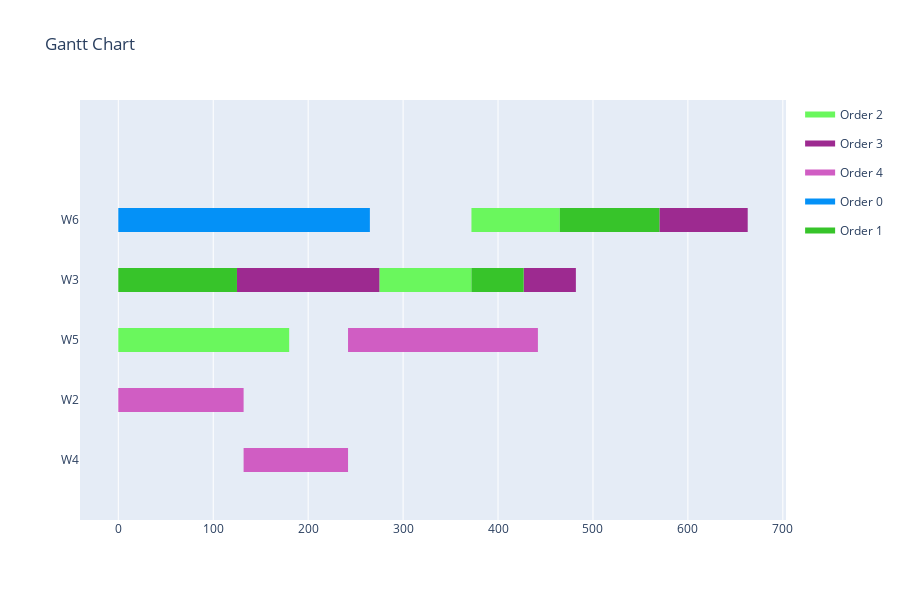

The notebook cell this image was saved under:
### Code cell
def is_first(jobs, index): # check if job is the first in it's order sequence
    return jobs[index][2] == 0 or order_for_index[jobs[index][2]-1] != order_for_index[jobs[index][2]]
durations = []
for i in range(len(assignments)):
    durations.append(duration_lookup_table[operations[i]][assignments[i]])

w = dict()
for i in range(len(assignments)):
    if assignments[i] not in w:
        w[assignments[i]] = []
    w[assignments[i]].append([solution[i], solution[i]+durations[i], i]) #<start, end, index>
import copy
new_solution = copy.deepcopy(solution)
changes_made = True
while changes_made:
    changes_made = False
    for workstation in w.keys():
        sorted_jobs = sorted(w[workstation], key=lambda x: x[0])
        for i in range(len(sorted_jobs)):
            shift = 0
            if is_first(sorted_jobs, i):
                if i == 0: # start at 0
                    shift = sorted_jobs[i][0] 
                    sorted_jobs[i][0] -= shift
                    sorted_jobs[i][1] -= shift                  
                else: # there are other jobs on this workstation before this one
                    shift = sorted_jobs[i][0] - sorted_jobs[i-1][1] # move it back to where the previous job stopped
                    sorted_jobs[i][0] -= shift
                    sorted_jobs[i][1] -= shift
            else: # find end of previous job in sequence + end of job previous on the workstation -> move to closer one
                prev_end = new_solution[sorted_jobs[i][2]-1] + durations[sorted_jobs[i][2]-1]
                prev_shift = sorted_jobs[i][0] - prev_end
                if i == 0: # no previous jobs on this workstation
                    shift = prev_shift
                    sorted_jobs[i][0] -= shift
                    sorted_jobs[i][1] -= shift
                else:
                    shift = sorted_jobs[i][0] - sorted_jobs[i-1][1] # move it back to where the previous job stopped
                    if prev_shift < shift:
                        shift = prev_shift
                    sorted_jobs[i][0] -= shift
                    sorted_jobs[i][1] -= shift
            new_solution[sorted_jobs[i][2]] = sorted_jobs[i][0] # update new start points
            changes_made = changes_made or shift != 0
print(new_solution)
print(f'Makespan: {abs(fitness_function_time_slots(new_solution, 0)) - 1}')
data = []
for i in range(len(operations)):
    data.append([assignments[i], operations[i], new_solution[i], durations[i]])
visualize(data)

### Figure 1 — Plotly figure (JSON) as saved in the notebook; plotly's stock layout.template omitted (floating-point values rounded to 4 significant figures)
{"data": [{"fill": "toself", "fillcolor": "rgb(106, 247, 93)", "hoverinfo": "name", "legendgroup": "rgb(106, 247, 93)", "mode": "none", "name": "Order 2", "type": "scatter", "x": [0, 180, 180, 0, 0, 275, 372, 372, 275, 275, 372, 465, 465, 372], "y": [1.8, 1.8, 2.2, 2.2, null, 2.8, 2.8, 3.2, 3.2, null, 3.8, 3.8, 4.2, 4.2]}, {"fill": "toself", "fillcolor": "rgb(157, 42, 144)", "hoverinfo": "name", "legendgroup": "rgb(157, 42, 144)", "mode": "none", "name": "Order 3", "type": "scatter", "x": [125, 275, 275, 125, 125, 427, 482, 482, 427, 427, 570, 663, 663, 570], "y": [2.8, 2.8, 3.2, 3.2, null, 2.8, 2.8, 3.2, 3.2, null, 3.8, 3.8, 4.2, 4.2]}, {"fill": "toself", "fillcolor": "rgb(208, 93, 195)", "hoverinfo": "name", "legendgroup": "rgb(208, 93, 195)", "mode": "none", "name": "Order 4", "type": "scatter", "x": [0, 132, 132, 0, 0, 132, 242, 242, 132, 132, 242, 442, 442, 242], "y": [0.8, 0.8, 1.2, 1.2, null, -0.2, -0.2, 0.2, 0.2, null, 1.8, 1.8, 2.2, 2.2]}, {"fill": "toself", "fillcolor": "rgb(4, 145, 247)", "hoverinfo": "name", "legendgroup": "rgb(4, 145, 247)", "mode": "none", "name": "Order 0", "type": "scatter", "x": [0, 133, 133, 0, 0, 133, 180, 180, 133, 133, 180, 265, 265, 180], "y": [3.8, 3.8, 4.2, 4.2, null, 3.8, 3.8, 4.2, 4.2, null, 3.8, 3.8, 4.2, 4.2]}, {"fill": "toself", "fillcolor": "rgb(55, 196, 42)", "hoverinfo": "name", "legendgroup": "rgb(55, 196, 42)", "mode": "none", "name": "Order 1", "type": "scatter", "x": [0, 125, 125, 0, 0, 372, 427, 427, 372, 372, 465, 570, 570, 465], "y": [2.8, 2.8, 3.2, 3.2, null, 2.8, 2.8, 3.2, 3.2, null, 3.8, 3.8, 4.2, 4.2]}, {"legendgroup": "rgb(106, 247, 93)", "marker": {"color": "rgb(106, 247, 93)", "opacity": 0, "size": 1}, "mode": "markers", "name": "", "showlegend": false, "text": [null, null, null, null, null, null], "type": "scatter", "x": [0, 180, 275, 372, 372, 465], "y": [2, 2, 3, 3, 4, 4]}, {"legendgroup": "rgb(157, 42, 144)", "marker": {"color": "rgb(157, 42, 144)", "opacity": 0, "size": 1}, "mode": "markers", "name": "", "showlegend": false, "text": [null, null, null, null, null, null], "type": "scatter", "x": [125, 275, 427, 482, 570, 663], "y": [3, 3, 3, 3, 4, 4]}, {"legendgroup": "rgb(208, 93, 195)", "marker": {"color": "rgb(208, 93, 195)", "opacity": 0, "size": 1}, "mode": "markers", "name": "", "showlegend": false, "text": [null, null, null, null, null, null], "type": "scatter", "x": [0, 132, 132, 242, 242, 442], "y": [1, 1, 0, 0, 2, 2]}, {"legendgroup": "rgb(4, 145, 247)", "marker": {"color": "rgb(4, 145, 247)", "opacity": 0, "size": 1}, "mode": "markers", "name": "", "showlegend": false, "text": [null, null, null, null, null, null], "type": "scatter", "x": [0, 133, 133, 180, 180, 265], "y": [4, 4, 4, 4, 4, 4]}, {"legendgroup": "rgb(55, 196, 42)", "marker": {"color": "rgb(55, 196, 42)", "opacity": 0, "size": 1}, "mode": "markers", "name": "", "showlegend": false, "text": [null, null, null, null, null, null], "type": "scatter", "x": [0, 125, 372, 427, 465, 570], "y": [3, 3, 3, 3, 4, 4]}], "layout": {"height": 600, "hovermode": "closest", "showlegend": true, "title": {"text": "Gantt Chart"}, "xaxis": {"rangeselector": {"buttons": [{"count": 7, "label": "1w", "step": "day", "stepmode": "backward"}, {"count": 1, "label": "1m", "step": "month", "stepmode": "backward"}, {"count": 6, "label": "6m", "step": "month", "stepmode": "backward"}, {"count": 1, "label": "YTD", "step": "year", "stepmode": "todate"}, {"count": 1, "label": "1y", "step": "year", "stepmode": "backward"}, {"step": "all"}]}, "showgrid": true, "type": "linear", "zeroline": false}, "yaxis": {"autorange": false, "range": [-1, 6], "showgrid": false, "ticktext": ["W4", "W2", "W5", "W3", "W6"], "tickvals": [0, 1, 2, 3, 4], "zeroline": false}}}
